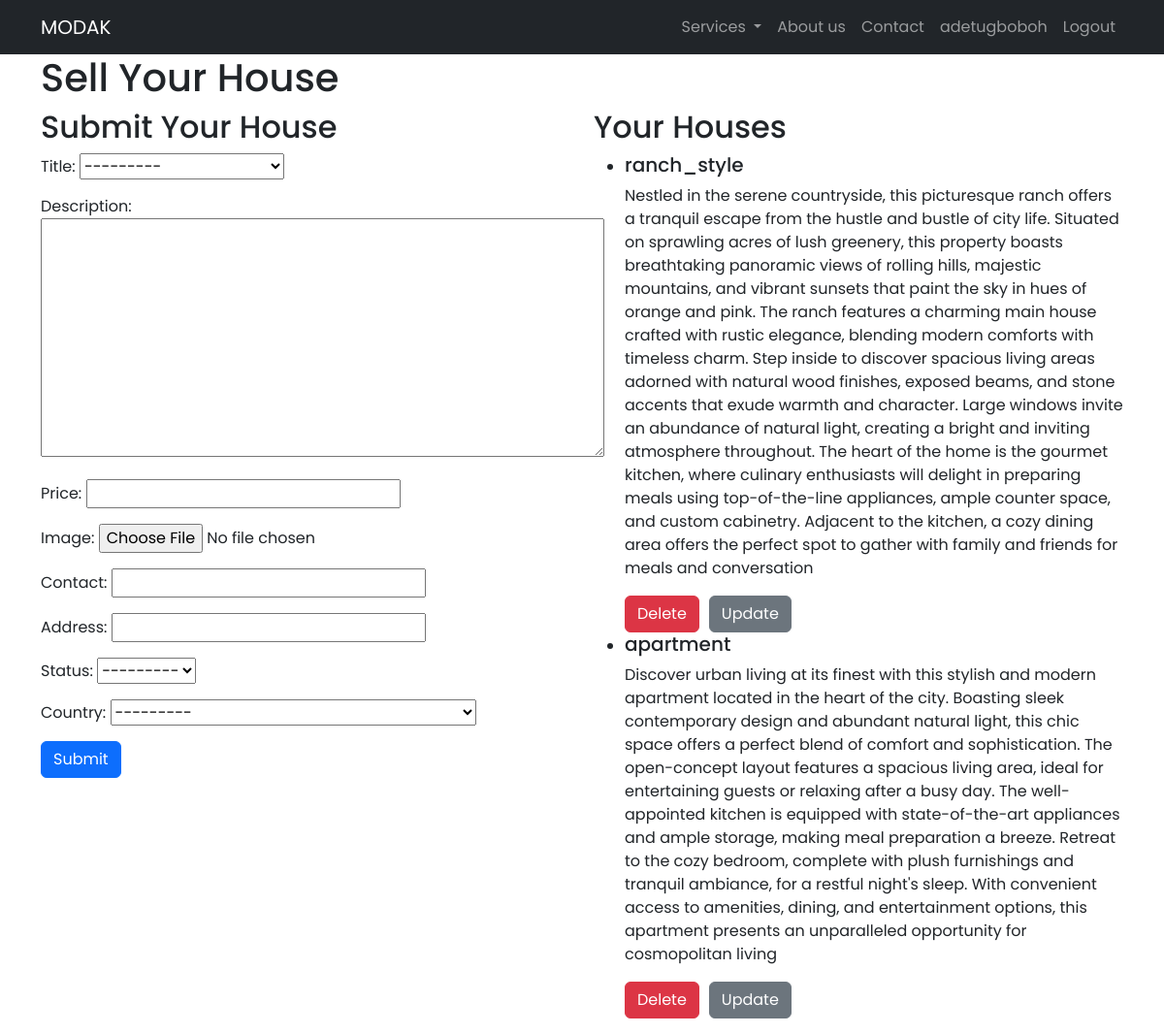
The app's page /sell/ (signed in), older data.
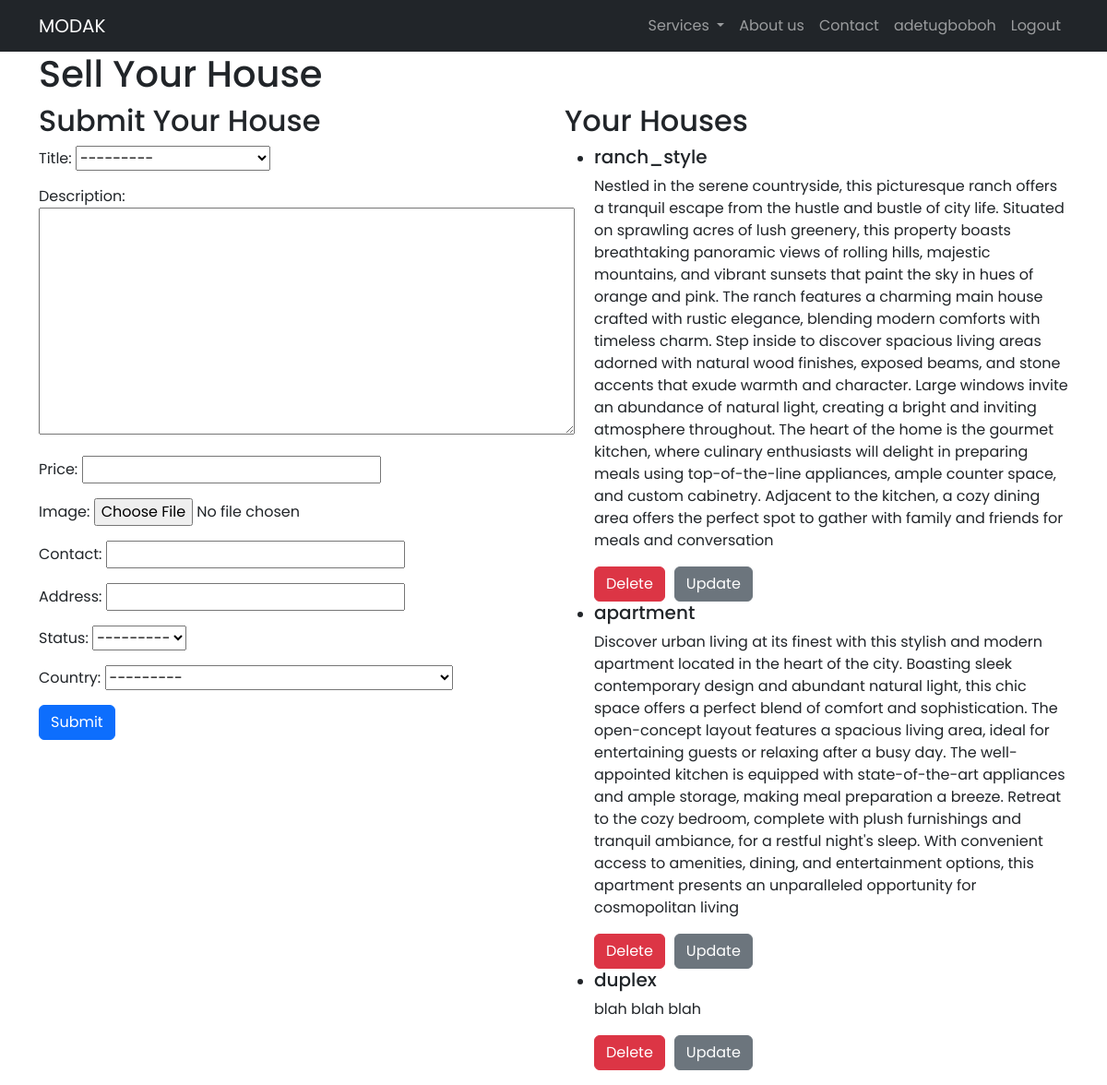
The same page, newer data.
### listings/models.py (models this page shows, shortened)
class House(models.Model):
    HOUSE_CHOICES = (
        ('single_family_detached', 'Single-family detached'),
        ('bungalow', 'Bungalow'),
        ('ranch_style', 'Ranch-style'),
        ('cottage', 'Cottage'),
        ('apartment', 'Apartment'),
        ('duplex', 'Duplex'),
        ('triplex', 'Triplex'),
        ('penthouse', 'Penthouse'),
        ('terrace_house', 'Terrace House'),
        ('studio_apartment', 'Studio Apartment'),
        ('semi_detached', 'Semi-detached'),
        ('mansion', 'Mansion'),
    )
    STATUS_CHOICES = (
        ('rent', 'For Rent'),
        ('sale', 'For Sale'),
    )
    title = models.CharField(max_length=100, choices=HOUSE_CHOICES)
    description = models.TextField()
    price = models.DecimalField(max_digits=10, decimal_places=2)
    contact = models.CharField(max_length=100)
    address = models.CharField(max_length=255)
    status = models.CharField(max_length=10, choices=STATUS_CHOICES)
    image = models.ImageField(upload_to='images/')
    image_url = models.URLField(blank=True)  # I added this Field to store the URL of the image in S3
    user = models.ForeignKey(User, on_delete=models.CASCADE)
    country = CountryField(default='Ireland')

### listings/views.py (the view)
# urls.py: path('sell/', views.sell_house, name='sell_house'),
@login_required
def sell_house(request):
    houses = House.objects.all()
    if request.method == 'POST':
        form = HouseForm(request.POST, request.FILES)
        if form.is_valid():
            house = form.save(commit=False)
            house.user = request.user
            house.save()  # Saved the house object to generate a primary key
            s3 = boto3.client('s3')
            bucket_name = 'x23212365-my-newtest-bucket'
            object_name = f'{house.image.name}'
            s3.upload_fileobj(house.image, bucket_name, object_name)
            house.image_url = f'https://{bucket_name}.s3.amazonaws.com/{object_name}'
            house.save()
            return redirect('homepage')  # Redirect to homepage after successful submission
    else:
        form = HouseForm()
    houses = House.objects.filter(user=request.user)
    return render(request, 'listings/sell_house.html', {'form': form ,'houses': houses})

### listings/forms.py
class HouseForm(forms.ModelForm):
    country = CountryField().formfield()
    class Meta:
        model = House
        fields = ['title', 'description', 'price','image','contact', 'address', 'status','country']

### templates/listings/sell_house.html (shortened to what this page needs)
{% extends 'base.html' %}
{% load static %}
{% block content %}
<div class="container">
    <h1>Sell Your House</h1>
    <div class="row">
        <div class="col-md-6">
            <h2>Submit Your House</h2>
            <form method="post" enctype="multipart/form-data">
                {{ form.as_p }}
                <button type="submit" class="btn btn-primary">Submit</button>
            </form>
        </div>
        <div class="col-md-6">
            <h2>Your Houses</h2>
            {% if houses %}
                <ul>
                    {% for house in houses %}
                    <li>
                        <h5>{{ house.title }}</h5>
                        <p>{{ house.description }}</p>
                        <div style="display: flex; flex-direction:row; gap:10px;">
                             <form method="post" action="{% url 'delete_house' house.id %}">
                                <button type="submit" class="btn btn-danger">Delete</button>
                            </form>
                         <a href="{% url 'update_house' house.id %}" class="btn btn-secondary">Update</a>
                        </div>
                    </li>
                    {% endfor %}
                </ul>
            {% else %}
                <p>No houses submitted yet.</p>
            {% endif %}
        </div>
    </div>
</div>
{% endblock %}

Row changes from the older to the newer data that the page shows:
added House: title "duplex", description "blah blah blah"
